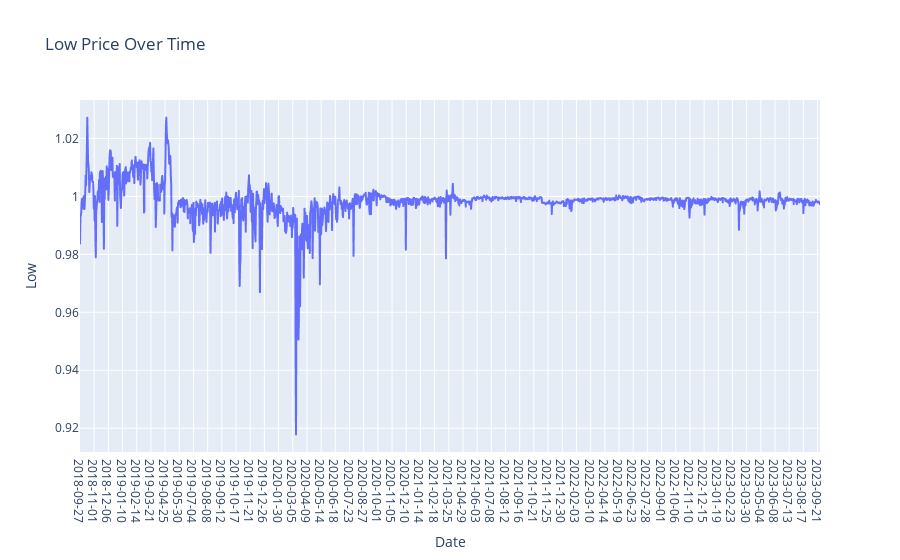

Notebook code for this chart:
### Markdown cell above
## iii) Graph for Low Column Values

### Code cell
plt.figure(figsize=(14, 6))
fig = px.line(TrueUSD.Low,x=TrueUSD.Date, y='Low', labels={'x': 'Date', 'y': 'Price'}, title='Low Price Over Time')
fig.update_xaxes(type='category')  # Ensure the x-axis treats the index as categorical (date)
fig.show()

### Figure 1 — Plotly figure (JSON) as saved in the notebook; plotly's stock layout.template omitted (floating-point values rounded to 4 significant figures; data arrays with more than 128 entries replaced by an {"elided": "..."} marker saying what was removed)
{"data": [{"hovertemplate": "Date=%{x}<br>Low=%{y}<extra></extra>", "legendgroup": "", "line": {"color": "#636efa", "dash": "solid"}, "marker": {"symbol": "circle"}, "mode": "lines", "name": "", "showlegend": false, "type": "scattergl", "x": {"elided": "1827 str values"}, "xaxis": "x", "y": {"elided": "1827 float values"}, "yaxis": "y"}], "layout": {"legend": {"tracegroupgap": 0}, "title": {"text": "Low Price Over Time"}, "xaxis": {"anchor": "y", "domain": [0, 1], "title": {"text": "Date"}, "type": "category"}, "yaxis": {"anchor": "x", "domain": [0, 1], "title": {"text": "Low"}}}}
